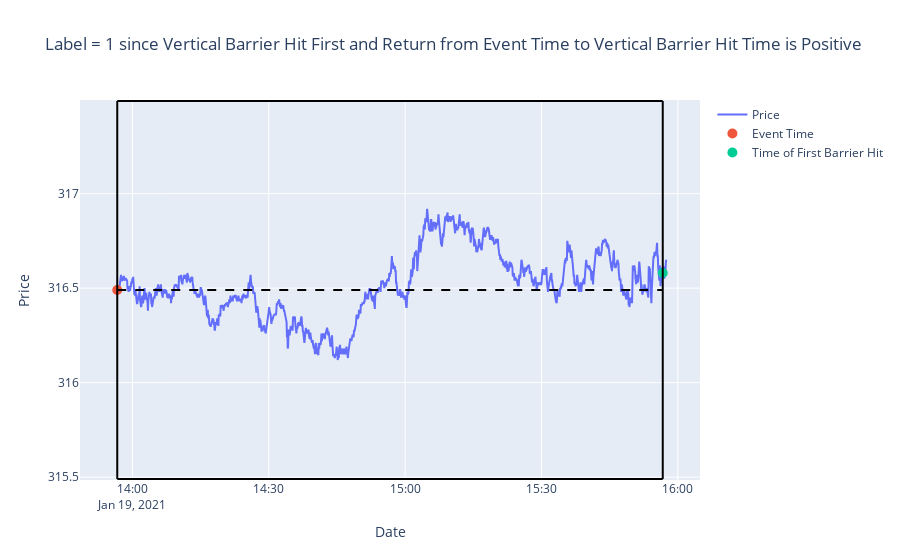

The cell this chart's notebook holds for it:
### Markdown cell above
### Example 4: Label = 1 Since Vertical Barrier Hit First and Return at Time Vertical Barrier is Hit is Positive (Can also set label to 0)

### Code cell
df_tiny = df.iloc[50000:].head(1450).reset_index()
plot_tripple_barrier_example(df_tiny)

### Figure 1 — Plotly figure (JSON) as saved in the notebook; plotly's stock layout.template omitted (floating-point values rounded to 4 significant figures; data arrays with more than 128 entries replaced by an {"elided": "..."} marker saying what was removed)
{"data": [{"name": "Price", "type": "scatter", "x": {"elided": "1450 str values"}, "y": {"elided": "1450 float values"}}, {"marker": {"size": 10}, "mode": "markers", "name": "Event Time", "type": "scatter", "x": ["2021-01-19T13:56:40"], "y": [316.5]}, {"marker": {"size": 10}, "mode": "markers", "name": "Time of First Barrier Hit", "type": "scatter", "x": ["2021-01-19T15:56:40"], "y": [316.6]}], "layout": {"shapes": [{"line": {"color": "black", "width": 2}, "type": "line", "x0": "2021-01-19T13:56:40", "x1": "2021-01-19T13:56:40", "xref": "x", "y0": 315.5, "y1": 317.5}, {"line": {"color": "black", "width": 2}, "type": "line", "x0": "2021-01-19T15:56:40", "x1": "2021-01-19T15:56:40", "xref": "x", "y0": 315.5, "y1": 317.5}, {"line": {"color": "black", "width": 2}, "type": "line", "x0": "2021-01-19T13:56:40", "x1": "2021-01-19T15:56:40", "xref": "x", "y0": 317.5, "y1": 317.5, "yref": "y"}, {"line": {"color": "black", "width": 2}, "type": "line", "x0": "2021-01-19T13:56:40", "x1": "2021-01-19T15:56:40", "xref": "x", "y0": 315.5, "y1": 315.5, "yref": "y"}, {"line": {"color": "black", "dash": "dash", "width": 2}, "type": "line", "x0": "2021-01-19T13:56:40", "x1": "2021-01-19T15:56:40", "xref": "x", "y0": 316.5, "y1": 316.5, "yref": "y"}], "title": {"text": "Label = 1 since Vertical Barrier Hit First and Return from Event Time to Vertical Barrier Hit Time is Positive"}, "xaxis": {"title": {"text": "Date"}}, "yaxis": {"title": {"text": "Price"}}}}
